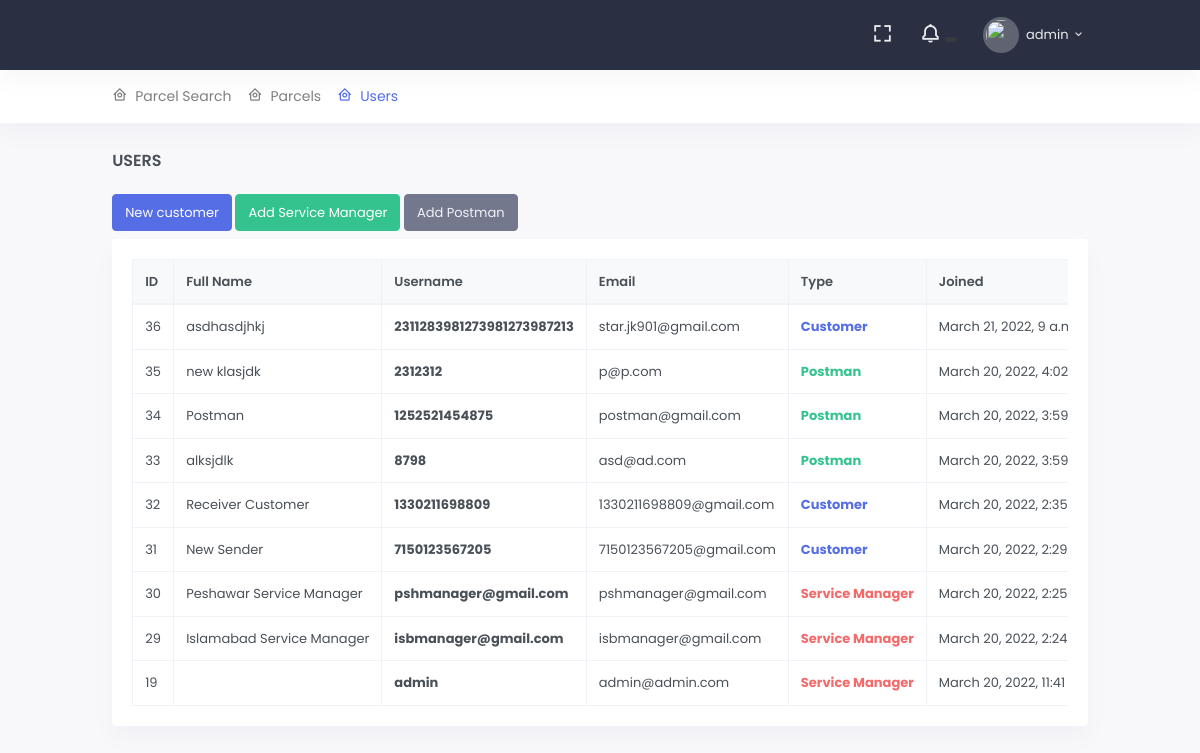
/a/user/ (signed in), run on an earlier commit of the app's database.
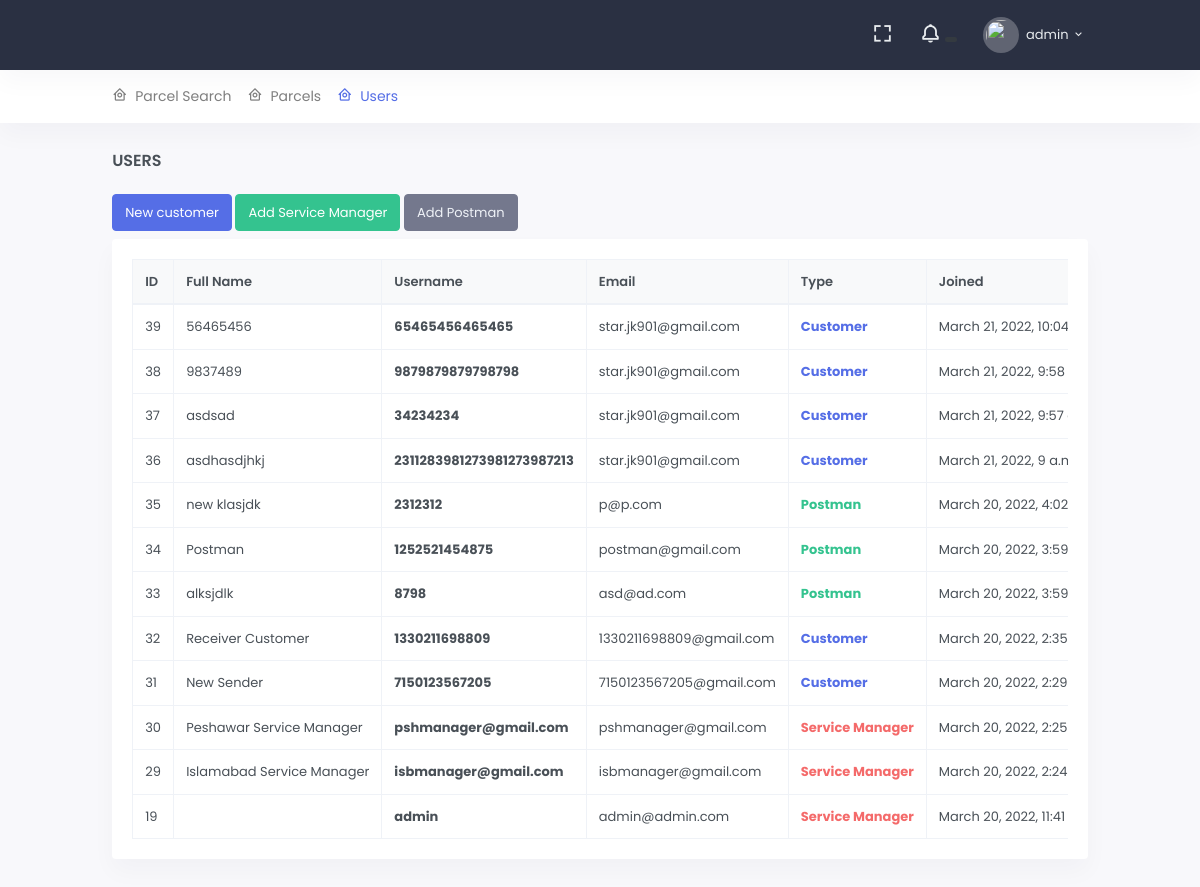
And on a later commit of the database.
### src/accounts/models.py (models this page shows, shortened)
class User(AbstractUser):
    profile_image = ResizedImageField(
        upload_to='account/images/profiles/', null=True, blank=True, size=[100, 100], quality=75, force_format='PNG',
        help_text='size of logo must be 100*100 and format must be png image file', crop=['middle', 'center']
    )
    phone_number = models.CharField(max_length=30, null=True, blank=True)
    cnic = models.CharField(max_length=13, null=True, blank=True,
                            help_text="13 digits cnic without -")
    address = models.TextField(max_length=30, null=True, blank=True)
    latitude = models.DecimalField(max_digits=9, decimal_places=6, default=0.00, blank=True, null=True)
    longitude = models.DecimalField(max_digits=9, decimal_places=6, default=0.00, blank=True, null=True)
    office = models.ForeignKey('api.PostOffice', null=True, blank=True, on_delete=models.SET_NULL)
    is_customer = models.BooleanField(default=True)
    is_postman = models.BooleanField(default=False)
    city = models.CharField(max_length=30, null=True, blank=True, default="Default")
    postal_code = models.IntegerField(default=0, null=True, blank=True)
    class Meta:
        ordering = ['-id']
        verbose_name = 'User'
        verbose_name_plural = 'Users'

### src/portals/admins/views.py (the view)
# urls.py: path('user/', UserListView.as_view(), name='user'),
@method_decorator(admin_decorators, name='dispatch')
class UserListView(ListView):
    queryset = User.objects.all()
    template_name = 'admins/user_list.html'

### src/portals/admins/templates/admins/user_list.html (shortened to what this page needs)
{% extends 'core/base.html' %}
{% load custom_tags %}
{% block page_heading %}
    Users
{% endblock %}
{% block content %}
    <div class="row mb-2">
        <div class="col-lg-12">
            <a href="{% url 'admins:add-parcel' %}" class="btn btn-primary">New customer</a>
            <a href="{% url 'admins:add-super-user' %}" class="btn btn-success">Add Service Manager</a>
            <a href="{% url 'admins:add-postman-user' %}" class="btn btn-secondary">Add Postman</a>
        </div>
    </div>
    <div class="row">
        <div class="col-12">
            <div class="card">
                <div class="card-body">
                    {% if user_list %}
                        <div class="table-responsive">
                            <table class="table table-bordered table-centered table-nowrap mb-0">
                                <thead class="thead-light">
                                <tr>
                                    <th>ID</th>
                                    <th>Full Name</th>
                                    <th>Username</th>
                                    <th>Email</th>
                                    <th>Type</th>
                                    <th>Joined</th>
                                </tr>
                                </thead>
                                <tbody>
                                {% for object in user_list %}
                                    <tr>
                                        <td>{{ object.pk }}</td>
                                        <td>{{ object.first_name }} {{ object.last_name }}</td>
                                        <td><b>{{ object.username }}</b></td>
                                        <td>{{ object.email }}</td>
                                        <td>
                                            {% if object.is_superuser %}
                                                <b class="text-danger">Service Manager</b>
                                            {% elif object.is_staff %}
                                                <b class="text-warning">Staff</b>
                                            {% elif object.is_customer %}
                                                <b class="text-primary">Customer</b>
                                            {% elif object.is_postman %}
                                                <b class="text-success">Postman</b>
                                            {% endif %}
                                        </td>
                                        <td>{{ object.date_joined }}</td>
                                    </tr>
                                {% endfor %}
                                </tbody>
                            </table>
                        </div>
                    {% else %}
                        <b class="text-danger">! No users found</b>
                    {% endif %}
                </div>
            </div>
        </div>
    </div>
{% endblock %}

### templates/core/base_head.html (shortened to what this page needs)
{% load static %}
<header id="page-topbar">
    <div class="navbar-header">
        <div class="d-flex">
            <div class="navbar-brand-box">
            </div>
        </div>
        <div class="d-flex">
            <div class="dropdown d-none d-lg-inline-block ml-1">
                <button type="button" class="btn header-item noti-icon waves-effect" data-toggle="fullscreen">
                    <i class="bx bx-fullscreen"></i>
                </button>
            </div>
            <div class="dropdown d-inline-block">
                <button type="button" class="btn header-item noti-icon waves-effect"
                        id="page-header-notifications-dropdown"
                        data-toggle="dropdown" aria-haspopup="true" aria-expanded="false">
                    <i class="bx bx-bell bx-tada"></i>
                    <span class="badge badge-dark badge-pill">
                    </span>
                </button>
            </div>
            <div class="dropdown d-inline-block">
                <button type="button" class="btn header-item waves-effect" id="page-header-user-dropdown"
                        data-toggle="dropdown" aria-haspopup="true" aria-expanded="false">
                    {% if request.user.profile_image %}
                        <img class="rounded-circle header-profile-user" src="{{ request.user.profile_image.url }}"
                             alt="Header Avatar">
                    {% else %}
                        <img class="rounded-circle header-profile-user" src="{% static 'core/images/no-user.png' %}">
                    {% endif %}
                    <span class="d-none d-xl-inline-block ml-1">{{ request.user.username }}</span>
                    <i class="mdi mdi-chevron-down d-none d-xl-inline-block"></i>
                </button>
            </div>
        </div>
    </div>
</header>
<div class="topnav">
    <div class="container-fluid">
        <nav class="navbar navbar-light navbar-expand-lg topnav-menu">
            <div class="collapse navbar-collapse" id="topnav-menu-content">
                <ul class="navbar-nav">
                    {% include 'core/include/admin_header.html' %}
                </ul>
            </div>
        </nav>
    </div>
</div>

What changed in the data, as far as the page shows it:
added User: pk "39", first_name "56465456", username "65465456465465", email "star.jk901@gmail.com", is_superuser "Customer", date_joined "March 21, 2022, 10:04…"
added User: pk "38", first_name "9837489", username "9879879879798798", email "star.jk901@gmail.com", is_superuser "Customer", date_joined "March 21, 2022, 9:58…"
added User: pk "37", first_name "asdsad", username "34234234", email "star.jk901@gmail.com", is_superuser "Customer", date_joined "March 21, 2022, 9:57…"
